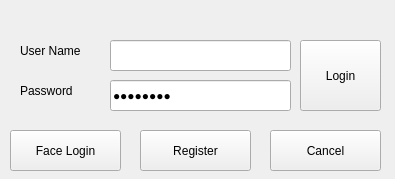
<?xml version="1.0" encoding="UTF-8"?>
<ui version="4.0">
 <class>Frame1</class>
 <widget class="QFrame" name="Frame1">
  <property name="geometry">
   <rect>
    <x>0</x>
    <y>0</y>
    <width>395</width>
    <height>179</height>
   </rect>
  </property>
  <property name="windowTitle">
   <string>Frame</string>
  </property>
  <widget class="QLineEdit" name="lineEdit">
   <property name="geometry">
    <rect>
     <x>110</x>
     <y>40</y>
     <width>181</width>
     <height>31</height>
    </rect>
   </property>
  </widget>
  <widget class="QLineEdit" name="lineEdit_2">
   <property name="geometry">
    <rect>
     <x>110</x>
     <y>80</y>
     <width>181</width>
     <height>31</height>
    </rect>
   </property>
   <property name="text">
    <string>asdsadad</string>
   </property>
   <property name="echoMode">
    <enum>QLineEdit::Password</enum>
   </property>
  </widget>
  <widget class="QLabel" name="lblUserName">
   <property name="geometry">
    <rect>
     <x>20</x>
     <y>40</y>
     <width>71</width>
     <height>21</height>
    </rect>
   </property>
   <property name="text">
    <string>User Name</string>
   </property>
  </widget>
  <widget class="QLabel" name="lblPassWord">
   <property name="geometry">
    <rect>
     <x>20</x>
     <y>80</y>
     <width>81</width>
     <height>21</height>
    </rect>
   </property>
   <property name="text">
    <string>Password</string>
   </property>
  </widget>
  <widget class="QPushButton" name="btnFaceLogin">
   <property name="geometry">
    <rect>
     <x>10</x>
     <y>130</y>
     <width>111</width>
     <height>41</height>
    </rect>
   </property>
   <property name="text">
    <string>Face Login</string>
   </property>
  </widget>
  <widget class="QPushButton" name="btnLogin">
   <property name="geometry">
    <rect>
     <x>300</x>
     <y>40</y>
     <width>81</width>
     <height>71</height>
    </rect>
   </property>
   <property name="text">
    <string>Login</string>
   </property>
  </widget>
  <widget class="QPushButton" name="btnCancel">
   <property name="geometry">
    <rect>
     <x>270</x>
     <y>130</y>
     <width>111</width>
     <height>41</height>
    </rect>
   </property>
   <property name="text">
    <string>Cancel</string>
   </property>
  </widget>
  <widget class="QPushButton" name="btnRegister">
   <property name="geometry">
    <rect>
     <x>140</x>
     <y>130</y>
     <width>111</width>
     <height>41</height>
    </rect>
   </property>
   <property name="text">
    <string>Register</string>
   </property>
  </widget>
 </widget>
 <resources/>
 <connections/>
</ui>
